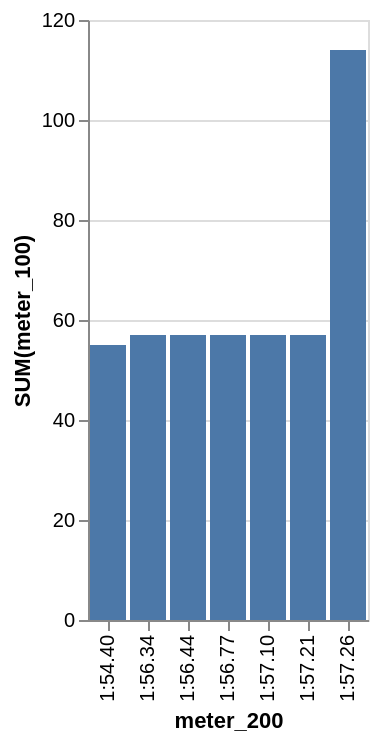

Source (Vega-Lite JSON):
### Vega-Lite specification from a JSON file in a GitHub repository (floating-point values rounded to 4 significant figures)
{"data": {"values": [{"x_data": "1:54.40", "y_data": 55}, {"x_data": "1:56.34", "y_data": 57}, {"x_data": "1:56.44", "y_data": 57}, {"x_data": "1:56.77", "y_data": 57}, {"x_data": "1:57.10", "y_data": 57}, {"x_data": "1:57.21", "y_data": 57}, {"x_data": "1:57.26", "y_data": 114}]}, "mark": "bar", "encoding": {"x": {"field": "x_data", "type": "nominal", "title": "meter_200", "sort": {"op": "sum", "field": "y_data", "order": "ascending"}}, "y": {"field": "y_data", "type": "quantitative", "title": "SUM(meter_100)"}}}
